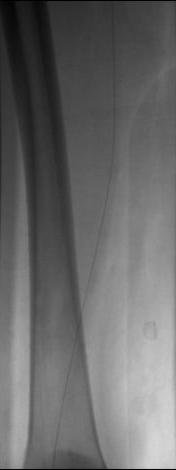
#> input picture 12-06/AULA 04 - IMAGENS/mask.jpeg, 176 x 470 px
$ python 1.py
#> lines starting #> are read from the running program, lines starting #| are printed output that depends on the picture
import cv2
import numpy as np
import matplotlib.pyplot as plt

# Carregando as imagens
img1 = cv2.imread('mask.jpeg', 0) # 0 para carregar em escala de cinza
#> img1 is the input picture: shape (470, 176); min 0, max 215, mean 104.6
img2 = cv2.imread('live.jpeg', 0) # 0 para carregar em escala de cinza
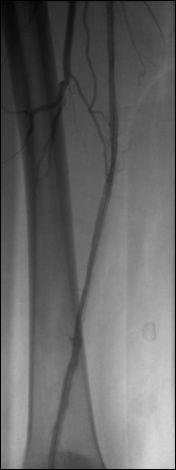
#> input picture 12-06/AULA 04 - IMAGENS/live.jpeg, 176 x 470 px
#> img2 is the input picture: shape (470, 176); min 0, max 218, mean 101.4

# Certifique-se de que as imagens têm a mesma forma
if img1.shape != img2.shape:
    print("As imagens devem ter a mesma forma!")
    exit()

# Calculando a diferença absoluta entre as duas imagens
diff = cv2.absdiff(img1, img2)
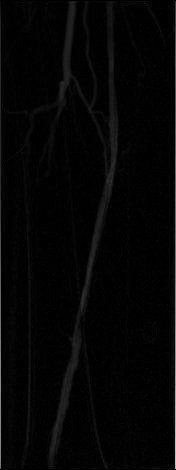
#> diff: shape (470, 176); min 0, max 195, mean 4.9

# Equalização do histograma na imagem de diferença
equ = cv2.equalizeHist(diff)
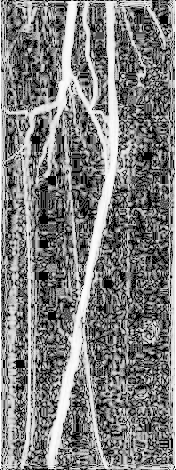
#> equ: shape (470, 176); min 0, max 255, mean 126.9

# Mostrando a imagem original e a equalizada
plt.figure(figsize=(10, 6))
plt.subplot(121), plt.imshow(diff, cmap='gray'), plt.title('Imagem de diferença')
plt.subplot(122), plt.imshow(equ, cmap='gray'), plt.title('Imagem equalizada')
plt.show()
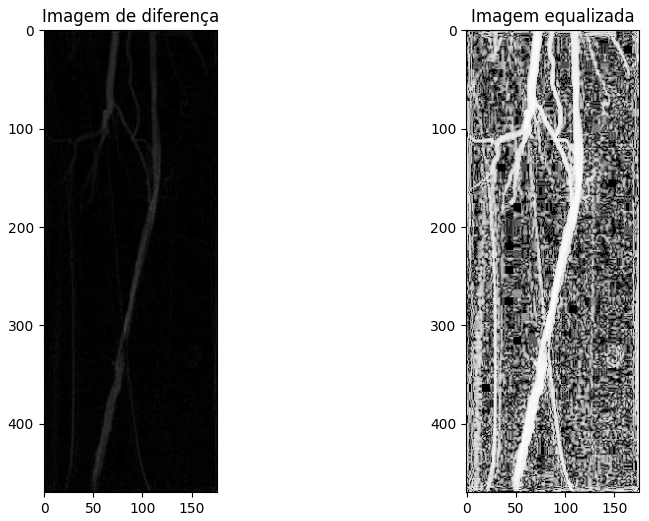
#> figure drawn by matplotlib, 2 panels
